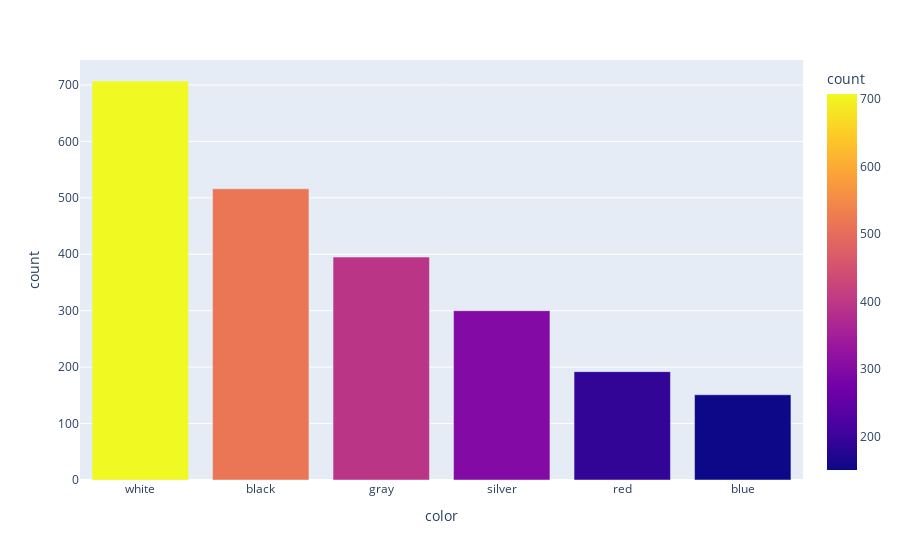

The code cell stored with this chart in its notebook:
### Markdown cell above
There are 49 different colors but 90% of cars belong to 6 different colors. We can mark the remaining colors as other like we did in “brand” column

### Code cell
cars_per_color = car_data.groupby('color')['model'].count().reset_index().sort_values('model',ascending = False).head(6)
cars_per_color = cars_per_color.rename(columns = {'model':'count'})
fig = px.bar(cars_per_color, x='color', y='count', color='count')
fig.show()

### Figure 1 — Plotly figure (JSON) as saved in the notebook; plotly's stock layout.template omitted (floating-point values rounded to 4 significant figures)
{"data": [{"alignmentgroup": "True", "hovertemplate": "color=%{x}<br>count=%{marker.color}<extra></extra>", "legendgroup": "", "marker": {"color": [707, 516, 395, 300, 192, 151], "coloraxis": "coloraxis"}, "name": "", "offsetgroup": "", "orientation": "v", "showlegend": false, "textposition": "auto", "type": "bar", "x": ["white", "black", "gray", "silver", "red", "blue"], "xaxis": "x", "y": [707, 516, 395, 300, 192, 151], "yaxis": "y"}], "layout": {"barmode": "relative", "coloraxis": {"colorbar": {"title": {"text": "count"}}, "colorscale": [[0, "#0d0887"], [0.1111, "#46039f"], [0.2222, "#7201a8"], [0.3333, "#9c179e"], [0.4444, "#bd3786"], [0.5556, "#d8576b"], [0.6667, "#ed7953"], [0.7778, "#fb9f3a"], [0.8889, "#fdca26"], [1, "#f0f921"]]}, "legend": {"tracegroupgap": 0}, "margin": {"t": 60}, "xaxis": {"anchor": "y", "domain": [0, 1], "title": {"text": "color"}}, "yaxis": {"anchor": "x", "domain": [0, 1], "title": {"text": "count"}}}}
